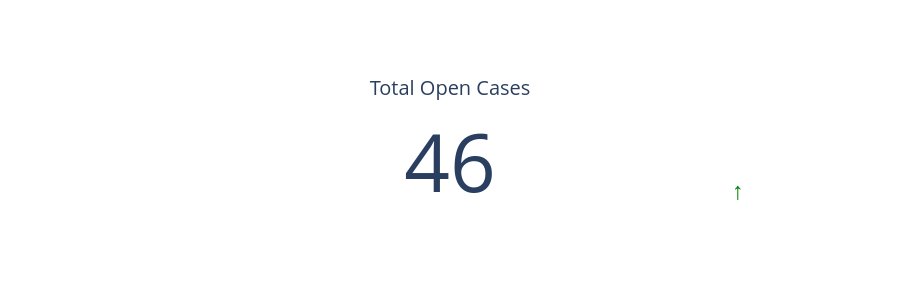
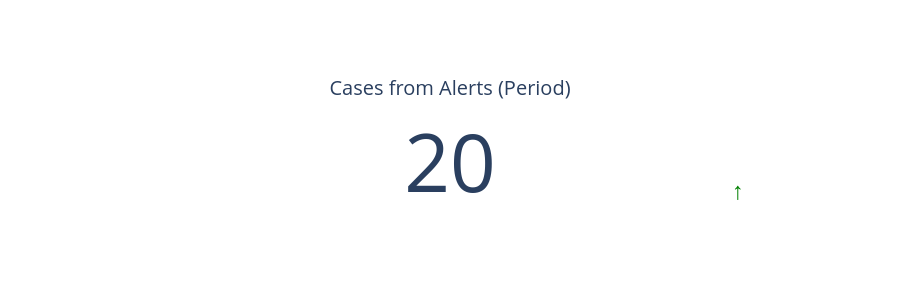
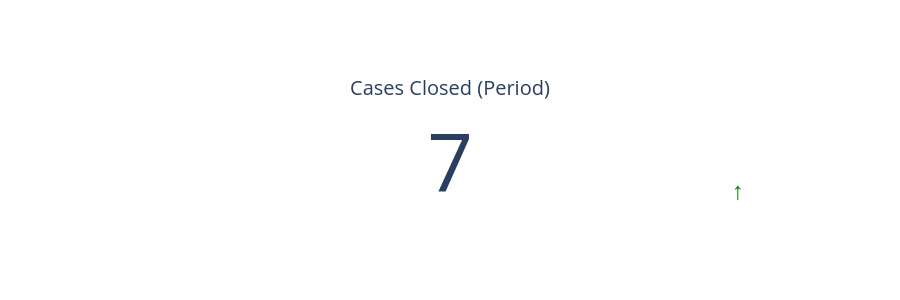
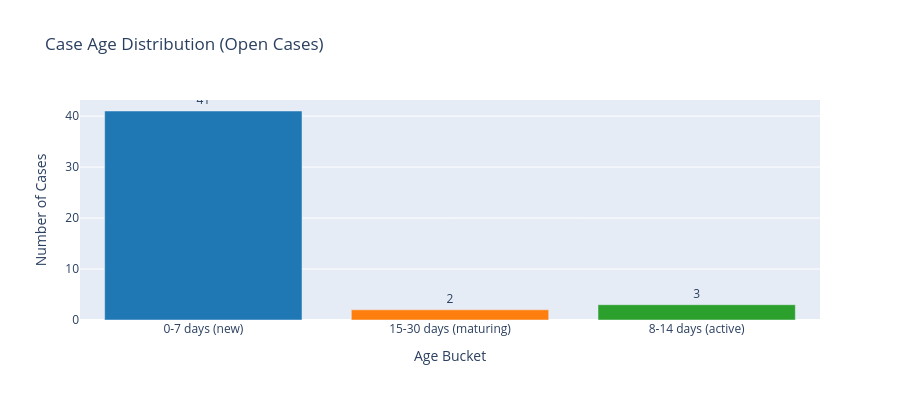

Notebook cell for these charts, in order:
### Markdown cell above
## 8. Visualize Metrics with Trend Indicators
Create interactive visualizations for all KPIs with current values and trend indicators.

### Code cell
def create_kpi_card(title, current_value, previous_value, unit="", format_str=",.0f"):
    """Create a KPI card visualization with trend indicator"""
    trend = get_trend_indicator(current_value, previous_value)
    trend_color = "green" if trend == "↑" else ("red" if trend == "↓" else "gray")
    
    fig = go.Figure(go.Indicator(
        mode="number",
        value=current_value,
        title={"text": title},
        number={"suffix": unit, "valueformat": format_str},
        domain={"x": [0, 1], "y": [0, 1]},
        gauge={"axis": {"visible": False}},
    ))
    
    fig.add_annotation(
        text=f"<b>{trend}</b>",
        x=0.9, y=0.1,
        showarrow=False,
        font={"size": 24, "color": trend_color}
    )
    
    fig.update_layout(height=300, font={"size": 16})
    return fig

# Create KPI visualizations
print("\n" + "="*80)
print("KPI VISUALIZATIONS")
print("="*80)

# Row 1: Case Inventory KPIs
fig_open_cases = create_kpi_card(
    "Total Open Cases",
    metrics['current']['total_open_cases'],
    0  # No previous period baseline
)
fig_open_cases.show()

fig_inflow = create_kpi_card(
    "Cases from Alerts (Period)",
    metrics['current']['cases_from_alerts'],
    metrics['previous']['cases_from_alerts']
)
fig_inflow.show()

fig_outflow = create_kpi_card(
    "Cases Closed (Period)",
    metrics['current']['cases_closed'],
    metrics['previous']['cases_closed']
)
fig_outflow.show()

# Case Age Distribution Histogram
fig_age = go.Figure()
age_data = timeliness_metrics['age_distribution']
fig_age.add_trace(go.Bar(
    x=age_data['age_bucket'],
    y=age_data['count'],
    marker={"color": ["#1f77b4", "#ff7f0e", "#2ca02c", "#d62728", "#9467bd"]},
    text=age_data['count'],
    textposition='outside'
))
fig_age.update_layout(
    title="Case Age Distribution (Open Cases)",
    xaxis_title="Age Bucket",
    yaxis_title="Number of Cases",
    height=400,
    showlegend=False
)
fig_age.show()

# Cases by Status Distribution
fig_status = go.Figure()
status_data = status_metrics['cases_by_status'].head(8)
fig_status.add_trace(go.Bar(
    x=status_data['status'],
    y=status_data['count'],
    marker={"color": status_data['count'], "colorscale": "Viridis"},
    text=status_data['count'],
    textposition='outside'
))
fig_status.update_layout(
    title="Cases by Workflow Status",
    xaxis_title="Status",
    yaxis_title="Count",
    height=400,
    showlegend=False
)
fig_status.update_xaxes(tickangle=-45)
fig_status.show()

# Disposition Distribution Pie Chart
fig_disposition = go.Figure()
disposition_data = status_metrics['disposition_distribution']
fig_disposition.add_trace(go.Pie(
    labels=disposition_data['Disposition'],
    values=disposition_data['Count'],
    textposition='inside',
    textinfo='label+percent'
))
fig_disposition.update_layout(
    title="Closed Cases by Disposition",
    height=400
)
fig_disposition.show()

print("\n✓ Visualizations created successfully!")

### Figure 1 — Plotly figure (JSON) as saved in the notebook; plotly's stock layout.template omitted (floating-point values rounded to 4 significant figures)
{"data": [{"domain": {"x": [0, 1], "y": [0, 1]}, "gauge": {"axis": {"visible": false}}, "mode": "number", "number": {"suffix": "", "valueformat": ",.0f"}, "title": {"text": "Total Open Cases"}, "type": "indicator", "value": 46}], "layout": {"annotations": [{"font": {"color": "green", "size": 24}, "showarrow": false, "text": "<b>↑</b>", "x": 0.9, "y": 0.1}], "font": {"size": 16}, "height": 300}}

### Figure 2 — Plotly figure (JSON) as saved in the notebook; plotly's stock layout.template omitted (floating-point values rounded to 4 significant figures)
{"data": [{"domain": {"x": [0, 1], "y": [0, 1]}, "gauge": {"axis": {"visible": false}}, "mode": "number", "number": {"suffix": "", "valueformat": ",.0f"}, "title": {"text": "Cases from Alerts (Period)"}, "type": "indicator", "value": 20}], "layout": {"annotations": [{"font": {"color": "green", "size": 24}, "showarrow": false, "text": "<b>↑</b>", "x": 0.9, "y": 0.1}], "font": {"size": 16}, "height": 300}}

### Figure 3 — Plotly figure (JSON) as saved in the notebook; plotly's stock layout.template omitted (floating-point values rounded to 4 significant figures)
{"data": [{"domain": {"x": [0, 1], "y": [0, 1]}, "gauge": {"axis": {"visible": false}}, "mode": "number", "number": {"suffix": "", "valueformat": ",.0f"}, "title": {"text": "Cases Closed (Period)"}, "type": "indicator", "value": 7}], "layout": {"annotations": [{"font": {"color": "green", "size": 24}, "showarrow": false, "text": "<b>↑</b>", "x": 0.9, "y": 0.1}], "font": {"size": 16}, "height": 300}}

### Figure 4 — Plotly figure (JSON) as saved in the notebook; plotly's stock layout.template omitted (floating-point values rounded to 4 significant figures)
{"data": [{"marker": {"color": ["#1f77b4", "#ff7f0e", "#2ca02c", "#d62728", "#9467bd"]}, "text": [41.0, 2.0, 3.0], "textposition": "outside", "type": "bar", "x": ["0-7 days (new)", "15-30 days (maturing)", "8-14 days (active)"], "y": [41, 2, 3]}], "layout": {"height": 400, "showlegend": false, "title": {"text": "Case Age Distribution (Open Cases)"}, "xaxis": {"title": {"text": "Age Bucket"}}, "yaxis": {"title": {"text": "Number of Cases"}}}}
